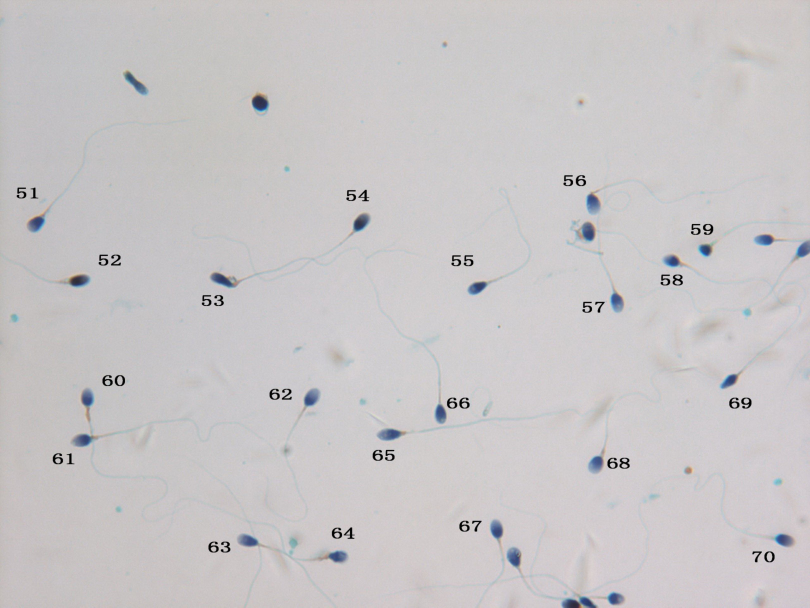
#> input picture 边缘检测/TestDemo1/a1.jpeg, 1620 x 1215 px (shown at 1/2 size)
$ python 2.py   (older library calls are emulated)
#> lines starting #> are read from the running program, lines starting #| are printed output that depends on the picture
#> further down, image is the input picture: shape (1215, 1620, 3); mean B, G, R 199.2, 197.7, 200.6
import cv2 as cv

file_name = 'a1.jpeg'


def enhance(img):
    img = cv.resize(img, (0, 0), fx = 0.3, fy = 0.3)
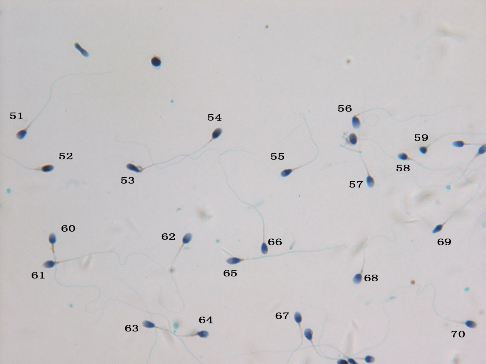
#> img: shape (364, 486, 3); mean of channels 0, 1, 2 199.1, 197.7, 200.6; drawn as B, G, R
    blur = cv.GaussianBlur(img, (23, 23), 0)
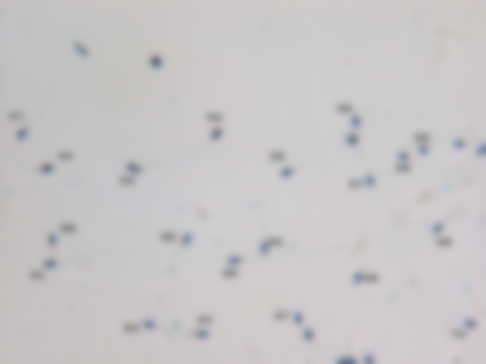
#> blur: shape (364, 486, 3); mean of channels 0, 1, 2 199.1, 197.7, 200.6; drawn as B, G, R
    img = cv.add(img[:, :, 1], (img[:, :, 1] - blur[:, :, 1]))
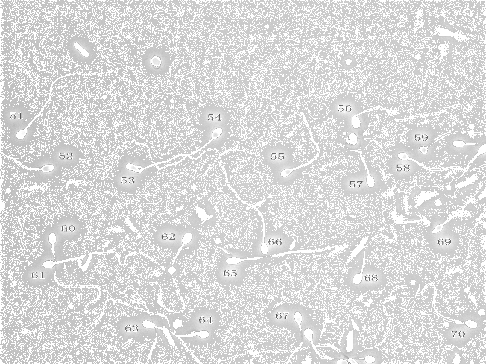
#> img: shape (364, 486); min 76, max 255, mean 219.1
    return img


def detection(img):
#> (the run stopped early here; a loop or call above may not have finished)
